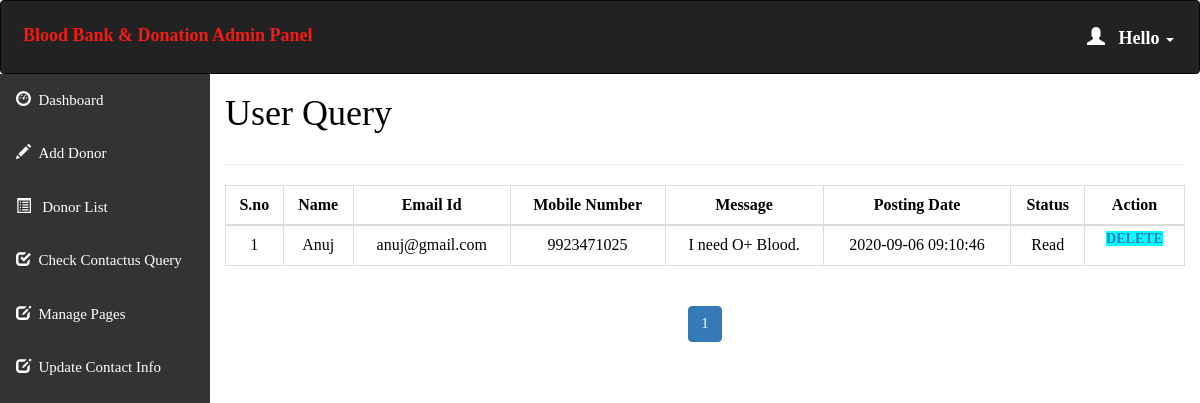
/admin/query.php (signed in), run on the app's committed database.
### tables this page shows
create table contact_query(
query_id int auto_increment Not Null,
query_name varchar(100) NOT NULL,
query_mail varchar(120) NOT NULL,
query_number char(11) NOT NULL,
query_message longtext NOT NULL,
query_date timestamp NOT NULL DEFAULT CURRENT_TIMESTAMP,
query_status int(11) DEFAULT NULL,
Primary key(query_id)
);

### admin/query.php (the view, shortened to what this page needs)
<html>
<head>
  <link rel="stylesheet" href="https://maxcdn.bootstrapcdn.com/bootstrap/3.4.1/css/bootstrap.min.css">
</head>
<?php
  if (isset($_SESSION['loggedin']) && $_SESSION['loggedin'] == true) {
  ?>
<body style="color:black">
<div id="header">
<?php include 'header.php';
?>
</div>
<div id="sidebar">
<?php include 'sidebar.php'; ?>
</div>
<div id="content" >
  <div class="content-wrapper">
    <div class="container-fluid">
      <div class="row">
        <div class="col-md-12 lg-12 sm-12">
          <h1 class="page-title">User Query</h1>
        </div>
      </div>
      <hr>
      <?php
        include 'conn.php';
          $limit = 10;
          if(isset($_GET['page'])){
            $page = $_GET['page'];
          }else{
            $page = 1;
          }
          $offset = ($page - 1) * $limit;
          $count=$offset+1;
        $sql= "select * from contact_query LIMIT {$offset},{$limit}";
        $result=mysqli_query($conn,$sql);
        if(mysqli_num_rows($result)>0)   {
       ?>
       <div class="table-responsive">
      <table class="table table-bordered" style="text-align:center">
          <thead style="text-align:center">
          <th style="text-align:center">S.no</th>
          <th style="text-align:center">Name</th>
          <th style="text-align:center">Email Id</th>
          <th style="text-align:center">Mobile Number</th>
          <th style="text-align:center">Message</th>
          <th style="text-align:center">Posting Date</th>
          <th style="text-align:center">Status</th>
          <th style="text-align:center">Action</th>
          </thead>
          <tbody>
            <?php
            while($row = mysqli_fetch_assoc($result)) { ?>
          <tr>
                  <td><?php echo $count++; ?></td>
                  <td><?php echo $row['query_name']; ?></td>
                  <td><?php echo $row['query_mail']; ?></td>
                  <td><?php echo $row['query_number']; ?></td>
                  <td><?php echo $row['query_message']; ?></td>
                  <td><?php echo $row['query_date']; ?></td>
                  <?php if($row['query_status']==1)
{
?><td>Read<br></td>
<?php } else {?>
<td><a href="query.php?id=<?php echo $row['query_id'];?>" onclick="clickme()"><b id="demo">Pending</b></a><br>
</td>
<?php } ?>
                    <td id="he" style="width:100px">
                    <a style="background-color:aqua" href='delete_query.php?id=<?php echo $row['query_id']; ?>'> Delete </a>
                </td>
              </tr>
            <?php } ?>
          </tbody>
      </table>
    </div>
    <?php } ?>
    <div class="table-responsive"style="text-align:center;align:center">
        <?php
        $sql1 = "SELECT * FROM contact_query";
        $result1 = mysqli_query($conn, $sql1) or die("Query Failed.");
        if(mysqli_num_rows($result1) > 0){
          $total_records = mysqli_num_rows($result1);
          $total_page = ceil($total_records / $limit);
          echo '<ul class="pagination admin-pagination">';
          for($i = 1; $i <= $total_page; $i++){
            if($i == $page){
              $active = "active";
            }else{
              $active = "";
            }
            echo '<li class="'.$active.'"><a href="query.php?page='.$i.'">'.$i.'</a></li>';
          }
          echo '</ul>';
        }
        ?>
        </div>
      </div>
    </div>
   <?php }
    ?>
</body>
</html>

### admin/query.php (style rules this page uses)
#sidebar { position:relative;margin-top:-20px }
#content { position:relative;margin-left:210px }
#he { font-size: 14px; font-weight: 600; text-transform: uppercase; padding: 3px 7px; color: #fff; text-decoration: none; border-radius: 3px; align:center }

### admin/sidebar.php (style rules this page uses)
body { margin: 0; font-family: 'Averia Gruesa Libre';font-size: 15px; color:#F8F9F9; }

### data on the page
contact_query: query_name "Anuj", query_mail "anuj@gmail.com", query_number "9923471025", query_message "I need O+ Blood.", query_date "2020-09-06 09:10:46", query_status "Read"
